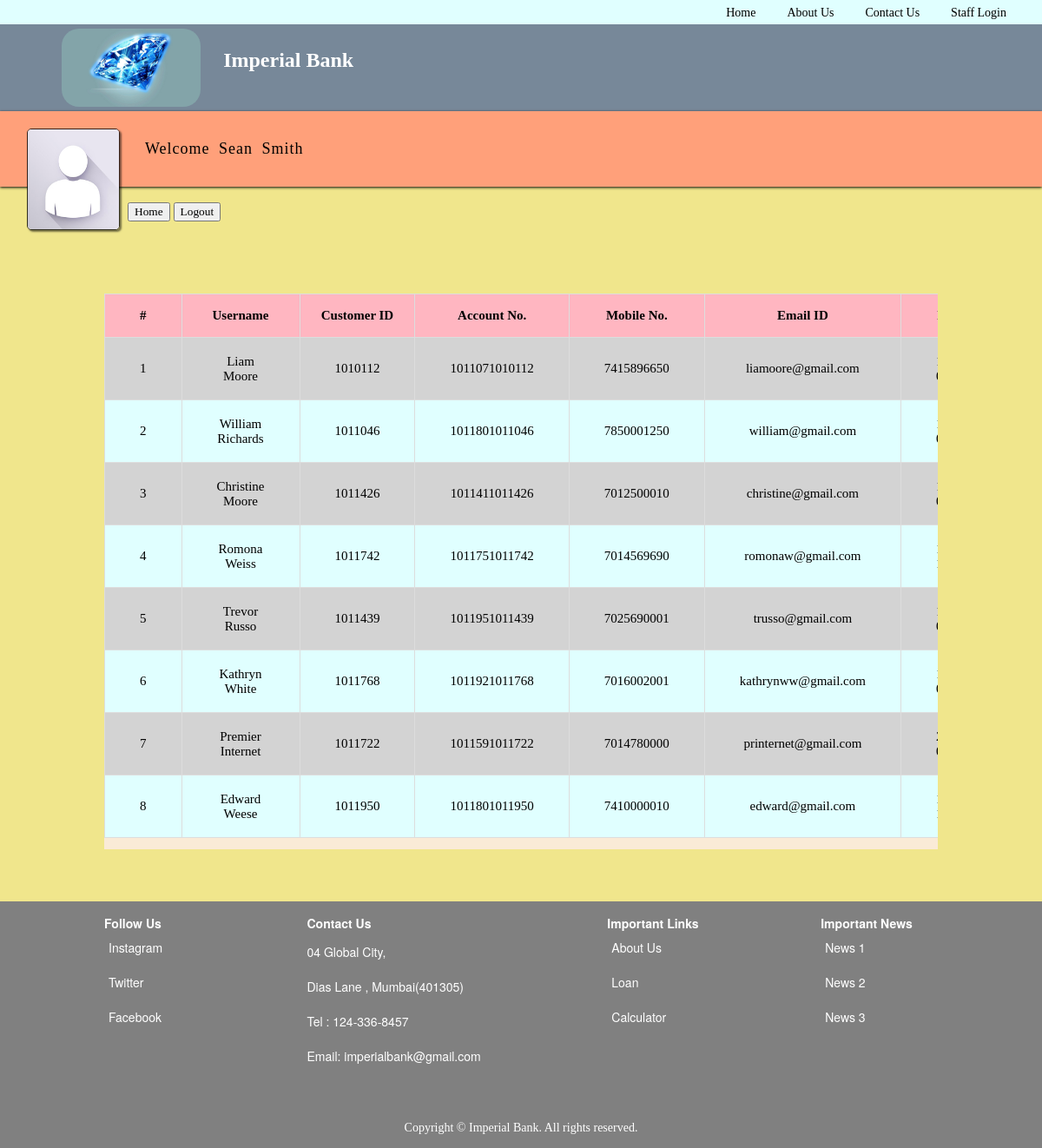
/active_customers.php (signed in), run on the app's committed database.
### tables this page shows
CREATE TABLE `bank_customers` (
  `Id` int(100) NOT NULL,
  `Username` varchar(20) DEFAULT NULL,
  `Password` varchar(15) DEFAULT NULL,
  `Customer_Photo` longblob,
  `Photo_name` varchar(500) DEFAULT NULL,
  `Customer_ID` varchar(20) DEFAULT NULL,
  `Gender` varchar(10) NOT NULL,
  `Landline_no` varchar(10) NOT NULL,
  `Home_Addr` varchar(100) NOT NULL,
  `Office_Addr` varchar(255) NOT NULL,
  `Country` varchar(255) NOT NULL,
  `State` varchar(255) NOT NULL,
  `City` varchar(255) NOT NULL,
  `Pin_code` varchar(255) NOT NULL,
  `Account_no` varchar(20) DEFAULT NULL,
  `Branch` varchar(50) DEFAULT NULL,
  `IFSC_Code` varchar(50) DEFAULT NULL,
  `PAN` varchar(10) DEFAULT NULL,
  `CITIZENSHIP` varchar(50) DEFAULT NULL,
  `Current_Balance` float(100,2) DEFAULT NULL,
  `LastTransaction` int(20) DEFAULT '0',
  `Mobile_no` varchar(20) DEFAULT NULL,
  `Email_ID` varchar(50) DEFAULT 'Nil',
  `Debit_Card_No` varchar(50) DEFAULT NULL,
  `Debit_Card_Pin` int(4) DEFAULT NULL,
  `CVV` int(3) DEFAULT NULL,
  `DOB` varchar(20) DEFAULT NULL,
  `Area_Loc` varchar(255) DEFAULT NULL,
  `Nominee_name` varchar(255) DEFAULT NULL,
  `Nominee_ac_no` varchar(255) DEFAULT NULL,
  `Last_Login` varchar(50) DEFAULT NULL,
  `Ac_Opening_Date` varchar(255) DEFAULT NULL,
  `Account_Status` varchar(10) NOT NULL,
  `Account_type` varchar(20) NOT NULL
);

### active_customers.php (the view, shortened to what this page needs)
<html>
<head><title>Active Customers</title>
</head>
<link rel="stylesheet" type="text/css" href="css/active_customers.css"/>
<body>
<?php
	include 'header.php' ;
	include 'staff_profile_header.php' ;
	include 'db_connect.php';
?>
<div class="active_customers_container">
<table border="1px" cellpadding="10">
			   <th>#</th>
			   <th>Username</th>
			   <th>Customer ID</th>
			   <th>Account No.</th>
			   <th>Mobile No.</th>
			   <th>Email ID</th>
			   <th>DOB</th>
<?php
	$sql = "SELECT * from bank_customers";
	$result = $conn->query($sql);
	if ($result->num_rows > 0) {
			  $Sl_no = 1;
		while($row = $result->fetch_assoc()) {
		echo '
			<tr>
			<td>'.$Sl_no++.'</td>
			<td>'.$row['Username'].'</td>
			<td>'.$row['Customer_ID'].'</td>
			<td>'.$row['Account_no'].'</td>
			<td>'.$row['Mobile_no'].'</td>
			<td>'.$row['Email_ID'].'</td>
			<td>'.$row['DOB'].'</td>
			<td>$'.$row['Current_Balance'].'</td>
			<td>'.$row['PAN'].'</td>
			<td>'.$row['CITIZENSHIP'].'</td>
			<td>'.$row['Debit_Card_No'].'</td>
			<td>'.$row['CVV'].'</td>
			<td>'.$row['Last_Login'].'</td>
			<td>$'.$row['LastTransaction'].'</td>
			<td>'.$row['Account_Status'].'</td>
			</tr>';
	}
}
?>
</table>
</div>
<?php include 'footer.php'; ?>
</body>
</html>

### css/active_customers.css (style rules this page uses)
body { background-color: khaki; }
.active_customers_container { margin: 5% auto; overflow-x: auto; overflow-y: auto; width: 80%; background-color: antiquewhite; height: 80%; }
table { width: 200%; font-size: 15px; border-collapse: collapse; border: 1px rgb(221, 221, 221); text-align: center; }
table th { color: black; height: 50px; background-color: lightpink; }
tr:nth-child(even) { background-color: lightgray; }
tr:nth-child(odd) { background-color: lightcyan; }
td { padding-left: 40px; padding-right: 40px; }

### css/header.css (style rules this page uses)
* { margin: 0px; }
body { font-family: verdana, "Helvetica Neue", Helvetica, Arial, sans-serif; }

### css/staff_profile_header.css (style rules this page uses)
* { font-family: verdana; }

### css/footer.css (style rules this page uses)
body { margin: 0px; }

### data on the page
bank_customers: Username "Liam Moore", Customer_ID "1010112", Account_no "1011071010112", Mobile_no "7415896650", Email_ID "liamoore@gmail.com"
bank_customers: Username "William Richards", Customer_ID "1011046", Account_no "1011801011046", Mobile_no "7850001250", Email_ID "william@gmail.com"
bank_customers: Username "Christine Moore", Customer_ID "1011426", Account_no "1011411011426", Mobile_no "7012500010", Email_ID "christine@gmail.com"
bank_customers: Username "Romona Weiss", Customer_ID "1011742", Account_no "1011751011742", Mobile_no "7014569690", Email_ID "romonaw@gmail.com"
bank_customers: Username "Trevor Russo", Customer_ID "1011439", Account_no "1011951011439", Mobile_no "7025690001", Email_ID "trusso@gmail.com"
bank_customers: Username "Kathryn White", Customer_ID "1011768", Account_no "1011921011768", Mobile_no "7016002001", Email_ID "kathrynww@gmail.com"
bank_customers: Username "Premier Internet", Customer_ID "1011722", Account_no "1011591011722", Mobile_no "7014780000", Email_ID "printernet@gmail.com"
bank_customers: Username "Edward Weese", Customer_ID "1011950", Account_no "1011801011950", Mobile_no "7410000010", Email_ID "edward@gmail.com"

### other printed values
$_SESSION['staff_name'] "Sean Smith"
